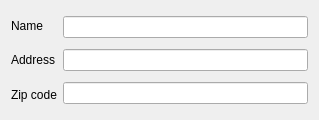
<?xml version="1.0" encoding="UTF-8"?>
<ui version="4.0">
 <class>NewCustomerForm</class>
 <widget class="QWidget" name="NewCustomerForm">
  <property name="geometry">
   <rect>
    <x>0</x>
    <y>0</y>
    <width>319</width>
    <height>120</height>
   </rect>
  </property>
  <property name="minimumSize">
   <size>
    <width>0</width>
    <height>120</height>
   </size>
  </property>
  <property name="maximumSize">
   <size>
    <width>319</width>
    <height>16777215</height>
   </size>
  </property>
  <property name="windowTitle">
   <string>Form</string>
  </property>
  <layout class="QHBoxLayout" name="horizontalLayout">
   <item>
    <layout class="QVBoxLayout" name="verticalLayout">
     <item>
      <widget class="QLabel" name="label_2">
       <property name="text">
        <string>Name</string>
       </property>
      </widget>
     </item>
     <item>
      <widget class="QLabel" name="label">
       <property name="text">
        <string>Address</string>
       </property>
      </widget>
     </item>
     <item>
      <widget class="QLabel" name="label_3">
       <property name="text">
        <string>Zip code</string>
       </property>
      </widget>
     </item>
    </layout>
   </item>
   <item>
    <layout class="QVBoxLayout" name="verticalLayout_2">
     <item>
      <widget class="QLineEdit" name="name"/>
     </item>
     <item>
      <widget class="QLineEdit" name="address"/>
     </item>
     <item>
      <widget class="QLineEdit" name="zip"/>
     </item>
    </layout>
   </item>
  </layout>
 </widget>
 <resources/>
 <connections/>
</ui>
